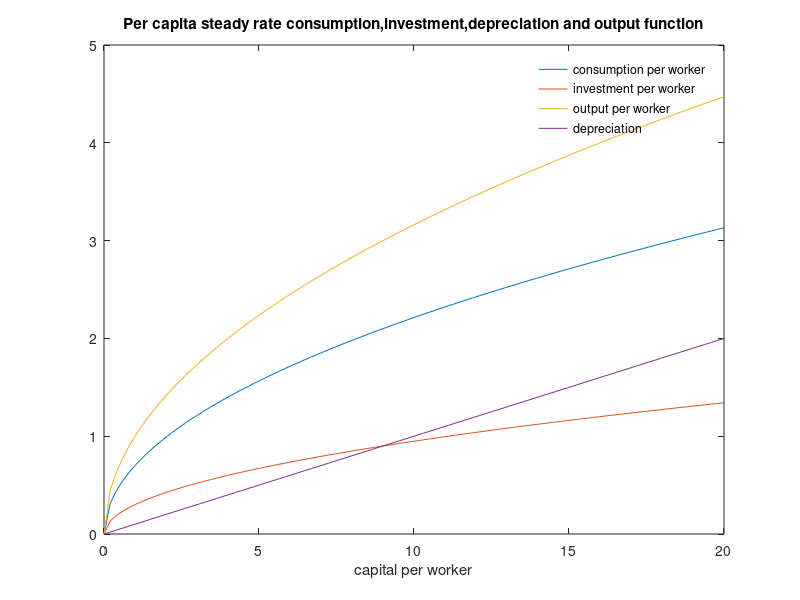

Write MATLAB code to recreate this figure.
s=0.3;
delta=0.1;
k=linspace(0,20,100);
y=k.^0.5;
c=(1-s).*y;
i=s.*y;
dep=delta.*k;
figure(1)
plot(k,c,k,i,k,y,k,dep)
legend({'consumption per worker','investment per worker','output per worker','depreciation'},'Location','best');
legend('boxoff')
xlabel('capital per worker');
title('Per capita steady rate consumption,investment,depreciation and output function');